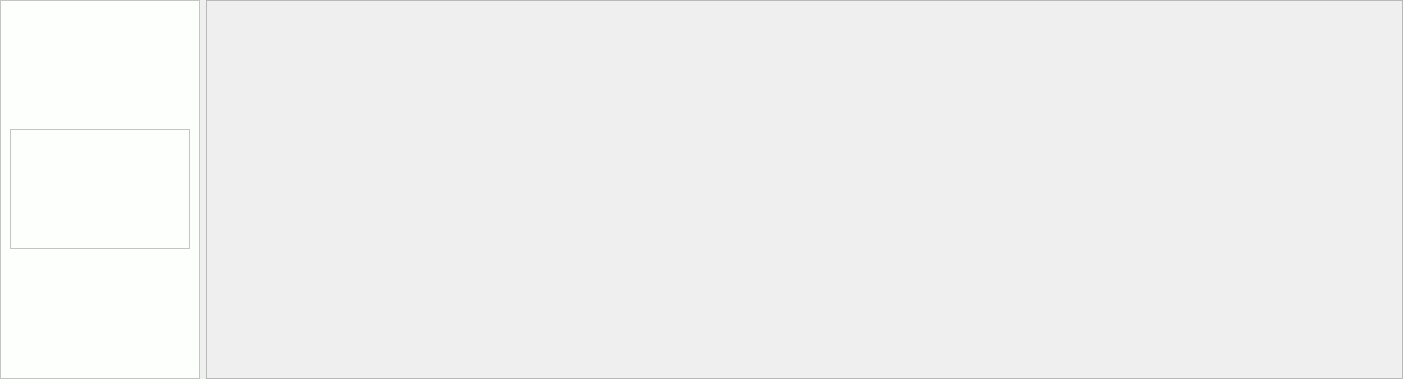
<?xml version="1.0" encoding="UTF-8"?>
<ui version="4.0">
 <class>ViewCompanies</class>
 <widget class="QWidget" name="ViewCompanies">
  <property name="geometry">
   <rect>
    <x>0</x>
    <y>0</y>
    <width>1403</width>
    <height>379</height>
   </rect>
  </property>
  <property name="windowTitle">
   <string>Form</string>
  </property>
  <layout class="QHBoxLayout" name="horizontalLayout">
   <property name="leftMargin">
    <number>0</number>
   </property>
   <property name="topMargin">
    <number>0</number>
   </property>
   <property name="rightMargin">
    <number>0</number>
   </property>
   <property name="bottomMargin">
    <number>0</number>
   </property>
   <item>
    <widget class="QFrame" name="Sidebar">
     <property name="sizePolicy">
      <sizepolicy hsizetype="Expanding" vsizetype="Expanding">
       <horstretch>0</horstretch>
       <verstretch>0</verstretch>
      </sizepolicy>
     </property>
     <property name="minimumSize">
      <size>
       <width>150</width>
       <height>0</height>
      </size>
     </property>
     <property name="maximumSize">
      <size>
       <width>200</width>
       <height>16777215</height>
      </size>
     </property>
     <property name="styleSheet">
      <string notr="true">background-color: rgb(253, 255, 252);</string>
     </property>
     <property name="frameShape">
      <enum>QFrame::StyledPanel</enum>
     </property>
     <property name="frameShadow">
      <enum>QFrame::Raised</enum>
     </property>
     <layout class="QVBoxLayout" name="verticalLayout">
      <item>
       <widget class="QLabel" name="CompanyNameTitle">
        <property name="sizePolicy">
         <sizepolicy hsizetype="Expanding" vsizetype="MinimumExpanding">
          <horstretch>0</horstretch>
          <verstretch>0</verstretch>
         </sizepolicy>
        </property>
        <property name="minimumSize">
         <size>
          <width>0</width>
          <height>60</height>
         </size>
        </property>
        <property name="maximumSize">
         <size>
          <width>16777215</width>
          <height>120</height>
         </size>
        </property>
        <property name="font">
         <font>
          <family>Open Sans</family>
          <pointsize>10</pointsize>
          <weight>75</weight>
          <bold>true</bold>
          <stylestrategy>PreferAntialias</stylestrategy>
         </font>
        </property>
        <property name="styleSheet">
         <string notr="true">color: rgb(1, 22, 39);</string>
        </property>
        <property name="frameShape">
         <enum>QFrame::StyledPanel</enum>
        </property>
        <property name="frameShadow">
         <enum>QFrame::Sunken</enum>
        </property>
        <property name="text">
         <string/>
        </property>
        <property name="alignment">
         <set>Qt::AlignCenter</set>
        </property>
        <property name="wordWrap">
         <bool>true</bool>
        </property>
       </widget>
      </item>
     </layout>
    </widget>
   </item>
   <item>
    <widget class="QScrollArea" name="DisplayWindow">
     <property name="widgetResizable">
      <bool>true</bool>
     </property>
     <widget class="QWidget" name="DisplayArea">
      <property name="geometry">
       <rect>
        <x>0</x>
        <y>0</y>
        <width>1195</width>
        <height>377</height>
       </rect>
      </property>
      <layout class="QGridLayout" name="gridLayout_2"/>
     </widget>
    </widget>
   </item>
  </layout>
 </widget>
 <resources/>
 <connections/>
</ui>
